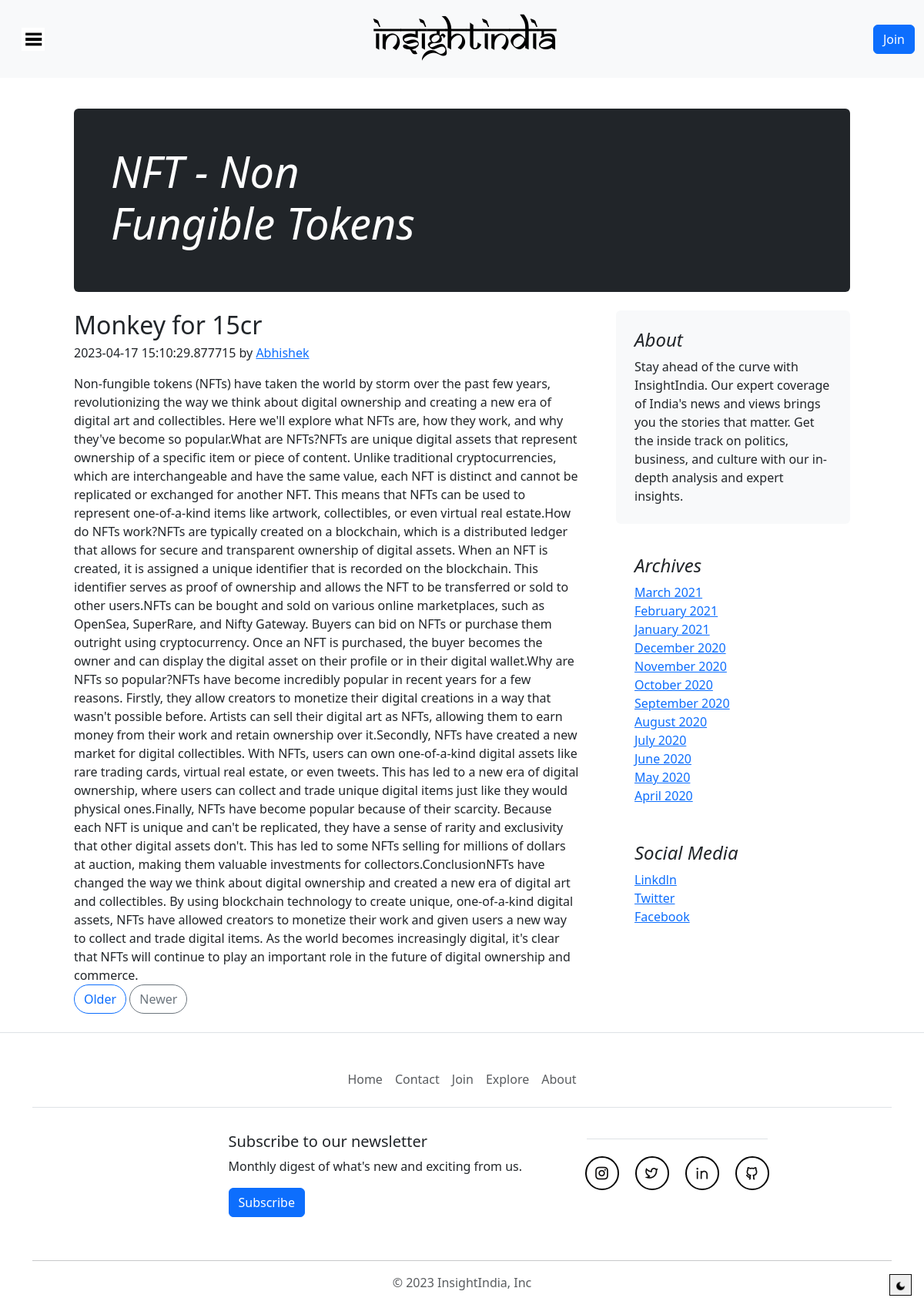
The app's page /blog/6 with its own data.
### app.py (models this page shows, shortened)
class Blog(db.Model):
    __bind_key__ = "blog"
    sno = db.Column(db.Integer,primary_key = True)
    slug = db.Column(db.String(25),nullable = False)
    title = db.Column(db.String(50),nullable = False)
    subtitle = db.Column(db.String(50),nullable = False)
    content = db.Column(db.String(500),nullable = False)
    author = db.Column(db.String(50),nullable = False)
    date = db.Column(db.String(11), default = datetime.now().strftime("%c")[0:11])

### app.py (the view)
@app.route("/blog/<string:slug>",methods = ['GET'])
def blog(slug):
    try:
        blog = Blog.query.filter_by(slug = slug).first()
        return render_template("blog.html",blog = blog,params=params)
    except:
        return "<body><script>alert('This is our last Article')</script></body>"

### templates/blog.html
{% extends 'base.html' %}
{% block body %}
<div style="margin-top: 5vh;">
  <div class="container-fluid">
    <div class="ic">
      <div class="p-4 p-md-5 mb-4 rounded text-bg-dark">
        <div class="col-md-6 px-0">
          <h1 class="display-4 fst-italic">{{blog.title}}</h1>
        </div>
      </div>
      <div class="row g-5">
         <div class="col-md-8">
          <article class="blog-post">
            <h2 class="blog-post-title mb-1">{{blog.subtitle}}</h2>
            <p class="blog-post-meta">{{blog.date}} by <a href="#">{{blog.author}}</a></p>
              {{blog.content | safe}}
          </article>
          <nav class="blog-pagination" aria-label="Pagination">
            <a class="btn btn-outline-primary rounded-pill" href="/blog/{{blog.slug|int-1}}">Older</a>
            <a class="btn btn-outline-secondary rounded-pill " href="/blog/{{blog.slug|int+1}}">Newer</a>
          </nav>
        </div>
        <div class="col-md-4">
          <div class="position-sticky" style="top: 2rem;">
            <div class="p-4 mb-3 bg-body-tertiary rounded">
              <h4 class="fst-italic">About</h4>
              <p class="mb-0">{{params["blogIntro"]}}</p>
            </div>
            <div class="p-4">
              <h4 class="fst-italic">Archives</h4>
              <ol class="list-unstyled mb-0">
                <li><a href="#">March 2021</a></li>
                <li><a href="#">February 2021</a></li>
                <li><a href="#">January 2021</a></li>
                <li><a href="#">December 2020</a></li>
                <li><a href="#">November 2020</a></li>
                <li><a href="#">October 2020</a></li>
                <li><a href="#">September 2020</a></li>
                <li><a href="#">August 2020</a></li>
                <li><a href="#">July 2020</a></li>
                <li><a href="#">June 2020</a></li>
                <li><a href="#">May 2020</a></li>
                <li><a href="#">April 2020</a></li>
              </ol>
            </div>
            <div class="p-4">
              <h4 class="fst-italic">Social Media</h4>
              <ol class="list-unstyled">
                <li><a href="{{params['linkdin']}}">Linkdln</a></li>
                <li><a href="{{params['twitter']}}">Twitter</a></li>
                <li><a href="{{params['facebook']}}">Facebook</a></li>
              </ol>
            </div>
          </div>
        </div>
      </div>
    </div>
  </div>
</div>
{% endblock body %}

### static/css/index.css (style rules this page uses)
.ic { margin-left: 7vw; margin-right: 7vw; }
body { background-color: white; }

### records on screen
Blog: title "NFT - Non Fungible Tokens", subtitle "Monkey for 15cr", date "2023-04-17 15:10:29.877715", author "Abhishek", content "Non-fungible tokens (NFTs) have taken the world by storm over the past few years, revolutionizing the way we think about digital ownership and creating a new era of digital art and collectibles. Here we'll explore what NFTs are, how they work, and why they've become so popular.What are NFTs?NFTs are unique digital assets that represent ownership of a specific item or piece of content. Unlike traditional cryptocurrencies, which are interchangeable and have the same value, each NFT is distinct and cannot be replicated or exchanged for another NFT. This means that NFTs can be used to represent one-of-a-kind items like artwork, collectibles, or even virtual real estate.How do NFTs work?NFTs are…"
